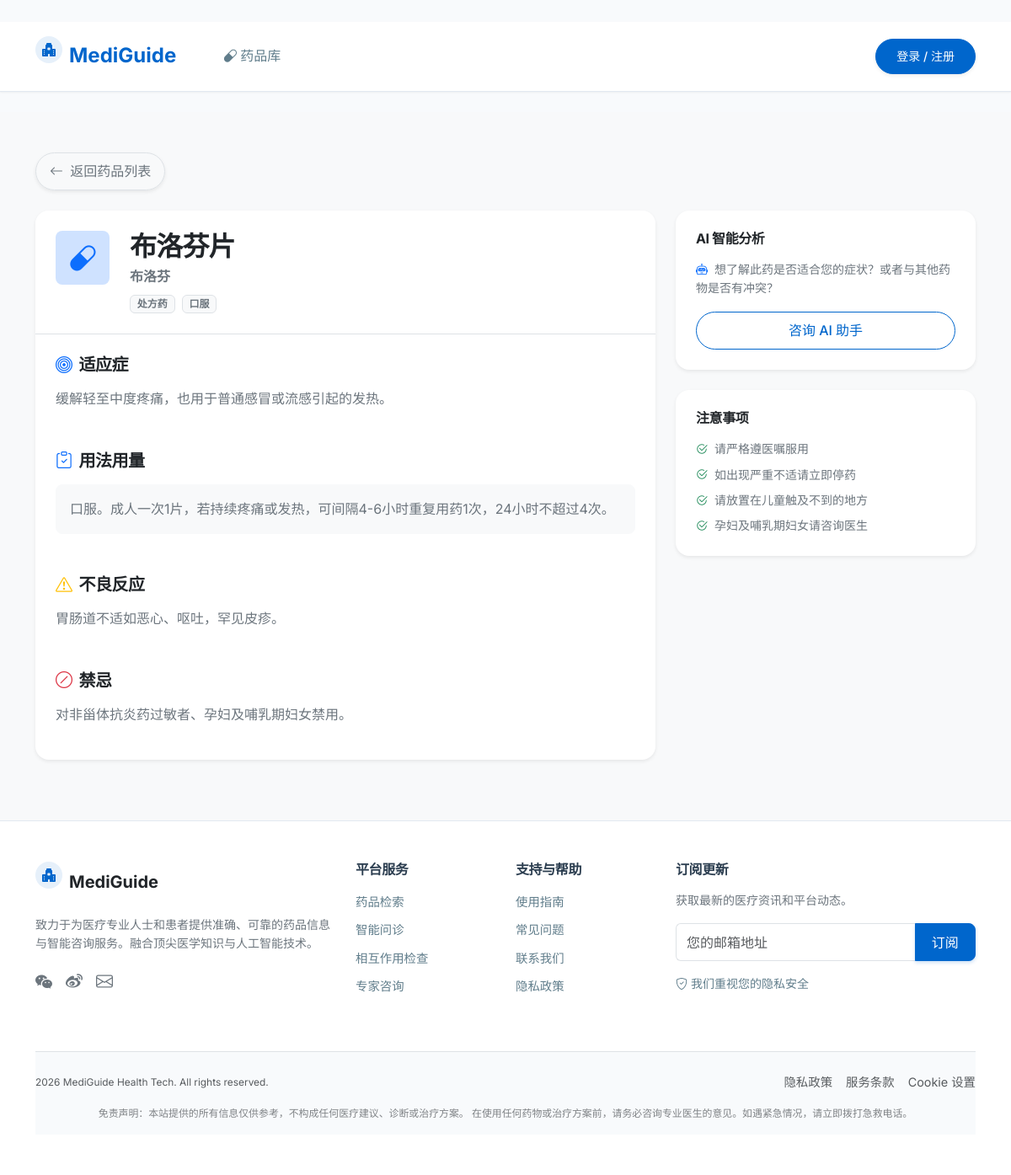
Screenshot of /medicines/3 with the database file from the repository.
### app/models.py (models this page shows)
class Medicine(db.Model):
    __tablename__ = 'medicines'
    id = db.Column(db.Integer, primary_key=True)
    name = db.Column(db.String(100), nullable=False)
    generic_name = db.Column(db.String(100))
    indications = db.Column(db.Text)
    dosage = db.Column(db.Text)
    contraindications = db.Column(db.Text)
    side_effects = db.Column(db.Text)
    precautions = db.Column(db.Text)

### app/routes.py (the view)
@main.route('/medicines/<int:medicine_id>')
def medicine_detail(medicine_id):
    medicine = Medicine.query.get_or_404(medicine_id)
    return render_template('medicine_detail.html', medicine=medicine)

### app/templates/medicine_detail.html (shortened to what this page needs)
﻿{% extends 'base.html' %}
{% block content %}
<div class="bg-light py-5 min-vh-100">
    <div class="container">
        <div class="d-flex align-items-center justify-content-between mb-4">
            <a href="{{ url_for('main.medicine_list') }}" class="btn btn-white border rounded-pill px-3 shadow-sm text-secondary small fw-medium">
                <i class="bi bi-arrow-left me-1"></i> 返回药品列表
            </a>
        </div>
        <div class="row g-4">
            <div class="col-lg-8">
                <div class="card border-0 shadow-sm rounded-4 overflow-hidden mb-4">
                    <div class="card-header bg-white border-bottom p-4">
                        <div class="d-flex align-items-start gap-4">
                            <div class="d-flex align-items-center justify-content-center bg-primary-subtle text-primary rounded-3" style="width: 64px; height: 64px; flex-shrink: 0;">
                                <i class="bi bi-capsule fs-2"></i>
                            </div>
                            <div>
                                <h2 class="fw-bold text-dark mb-1">{{ medicine.name }}</h2>
                                <p class="text-secondary mb-2">{{ medicine.generic_name }}</p>
                                <div class="d-flex gap-2">
                                    <span class="badge bg-light text-secondary border">处方药</span>
                                    <span class="badge bg-light text-secondary border">口服</span>
                                </div>
                            </div>
                        </div>
                    </div>
                    <div class="card-body p-4">
                        <div class="mb-5">
                            <h5 class="fw-bold text-dark mb-3"><i class="bi bi-bullseye me-2 text-primary"></i>适应症</h5>
                            <p class="text-secondary update-text-content">{{ medicine.indications }}</p>
                        </div>
                        <div class="mb-5">
                            <h5 class="fw-bold text-dark mb-3"><i class="bi bi-clipboard-check me-2 text-primary"></i>用法用量</h5>
                            <div class="bg-light rounded-3 p-3 border border-light">
                                <p class="mb-0 text-secondary update-text-content">{{ medicine.dosage }}</p>
                            </div>
                        </div>
                        <div class="mb-5">
                            <h5 class="fw-bold text-dark mb-3"><i class="bi bi-exclamation-triangle me-2 text-warning"></i>不良反应</h5>
                            <p class="text-secondary update-text-content">{{ medicine.side_effects }}</p>
                        </div>
                        <div class="mb-0">
                            <h5 class="fw-bold text-dark mb-3"><i class="bi bi-slash-circle me-2 text-danger"></i>禁忌</h5>
                            <p class="text-secondary update-text-content">{{ medicine.contraindications }}</p>
                        </div>
                    </div>
                </div>
            </div>
            <div class="col-lg-4">
                <div class="card border-0 shadow-sm rounded-4 mb-4">
                    <div class="card-body p-4">
                        <h6 class="fw-bold text-dark mb-3">AI 智能分析</h6>
                        <p class="text-secondary small mb-3">
                            <i class="bi bi-robot me-1 text-primary"></i>
                            想了解此药是否适合您的症状？或者与其他药物是否有冲突？
                        </p>
                        <a href="{{ url_for('main.ai_consult_page') }}" class="btn btn-outline-primary w-100 rounded-pill">
                            咨询 AI 助手
                        </a>
                    </div>
                </div>
                <div class="card border-0 shadow-sm rounded-4">
                    <div class="card-body p-4">
                        <h6 class="fw-bold text-dark mb-3">注意事项</h6>
                        <ul class="list-unstyled text-secondary small d-flex flex-column gap-2 mb-0">
                            <li><i class="bi bi-check2-circle me-2 text-success"></i>请严格遵医嘱服用</li>
                            <li><i class="bi bi-check2-circle me-2 text-success"></i>如出现严重不适请立即停药</li>
                            <li><i class="bi bi-check2-circle me-2 text-success"></i>请放置在儿童触及不到的地方</li>
                            <li><i class="bi bi-check2-circle me-2 text-success"></i>孕妇及哺乳期妇女请咨询医生</li>
                        </ul>
                    </div>
                </div>
            </div>
        </div>
    </div>
</div>
{% endblock %}

### app/static/css/style.css (style rules this page uses)
:root { --primary-color: #0066cc; --primary-hover: #0052a3; --primary-light: #e6f0fa; --success-color: #28a745; --success-light: #e8f5e9; --text-primary: #2c3e50; --text-secondary: #607d8b; --text-light: #90a4ae; --bg-body: #f8fafc; --bg-white: #ffffff; --border-color: #e2e8f0; --shadow-sm: 0 1px 2px 0 rgba(0, 0, 0, 0.05); --shadow-md: 0 4px 6px -1px rgba(0, 0, 0, 0.05), 0 2px 4px -1px rgba(0, 0, 0, 0.03); --shadow-lg: 0 10px 15px -3px rgba(0, 0, 0, 0.05), 0 4px 6px -2px rgba(0, 0, 0, 0.025); --radius-sm: 0.375rem; --radius-md: 0.5rem; --radius-lg: 0.75rem; --font-sans: 'Inter', 'Roboto', 'Segoe UI', system-ui, -apple-system, sans-serif; }
body { font-family: var(--font-sans); background-color: var(--bg-body); color: var(--text-primary); line-height: 1.6; -webkit-font-smoothing: antialiased; }
h1, h2, h3, h4, h5, h6 { color: var(--text-primary); font-weight: 600; letter-spacing: -0.025em; }
.btn { font-weight: 500; padding: 0.6rem 1.2rem; border-radius: var(--radius-md); transition: all 0.2s; }
.btn-outline-primary { color: var(--primary-color); border-color: var(--primary-color); }
.card { border: 1px solid var(--border-color); border-radius: var(--radius-lg); background: var(--bg-white); box-shadow: var(--shadow-sm); transition: transform 0.2s, box-shadow 0.2s; overflow: hidden; }
.card-header { background-color: transparent; border-bottom: 1px solid var(--border-color); padding: 1.25rem; font-weight: 600; }
.card-body { padding: 1.5rem; }

### rows the page displays
Medicine: name "布洛芬片", generic_name "布洛芬", indications "缓解轻至中度疼痛，也用于普通感冒或流感引起的发热。", dosage "口服。成人一次1片，若持续疼痛或发热，可间隔4-6小时重复用药1次，24小时不超过4次。", side_effects "胃肠道不适如恶心、呕吐，罕见皮疹。", contraindications "对非甾体抗炎药过敏者、孕妇及哺乳期妇女禁用。"
